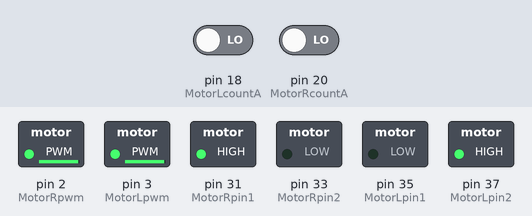
The sketch below on a simulated Arduino Mega 2560, built with avr-gcc and run on an emulated ATmega2560. On the bench: switched loads named in the sketch (green lamp = pin HIGH). The inputs (shaded band) are chosen by the test bench; at power-on: pin 18 (MotorLcountA) LOW, pin 20 (MotorRcountA) LOW. What the sketch prints to the serial monitor is not drawn.

Above: at 0.8 s.
Timing chart, 0 to 2.3 s (numbered marks = the images above):
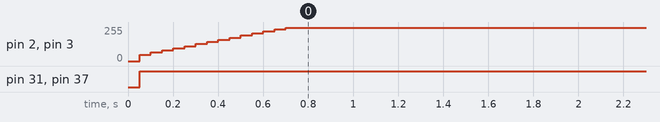

The sketch:

Mega2560_SpeedPID.ino
```cpp
//左电机端口定义
#define MotorLpin1   35 //控制位3
#define MotorLpin2   37 //控制位4
#define MotorLpwm    3  //使能调速 ENB
#define MotorLcountA 18 //编码器A 中断号：5
#define MotorLcountB 19 //编码器B 中断号：4

//右电机端口定义
#define MotorRpin1   31 //控制位1
#define MotorRpin2   33 //控制位2
#define MotorRpwm    2  //使能调速 ENA
#define MotorRcountA 20 //编码器A 中断号：3
#define MotorRcountB 21 //编码器B 中断号：2

volatile float motorL=0;//中断变量，左轮子脉冲计数
volatile float motorR=0;//中断变量，右轮子脉冲计数
float V_L=0; //左轮速度 单位cm/s
float V_R=0; //右边轮速 单位cm/s
int v1=0;  //单位cm/s
int v2=0;  //单位cm/s
float Target_V_L=20,Target_V_R=20;   //单位cm/s
int Pwm_L=0,Pwm_R=0;  //左右轮PWM


//PID变量
float kp=1.6,ki=0.8,kd=0;  //PID参数


/**************************************
 * Arduino初始化函数
 *
 *************************************/
void setup() {
   Motor_Init();//电机端口初始化
   Serial.begin(9600);//开启串口
}


/*********************************************************
 * 函数功能：增量式PI控制器(左轮)
 * 入口参数：当前速度（编码器测量值），目标速度
 * 返回 值：电机PWM
 * 参考资料：
 *    增量式离散PID公式：
 *                Pwm-=Kp*[e(k)-e(k-1)]+Ki*e(k)+Kd*[e(k)-2e(k-1)+e(k-2)]
 *                e(k):本次偏差
 *                e(k-1):上一次偏差
 *                e(k-2):上上次偏差
 *                Pwm:代表增量输出
 *    在速度闭环控制系统里面我们只使用PI控制，因此对PID公式可简化为：
 *                Pwm-=Kp*[e(k)-e(k-1)]+Ki*e(k)
 *                e(k):本次偏差
 *                e(k-1):上一次偏差
 *                Pwm:代表增量输出
 *
 *    注意增量式PID先调I,再调P,最后再调D
 *********************************************************/
 int Incremental_Pi_L(int current_speed,int target_speed){
  static float pwm,bias,last_bias,prev_bias;  //静态变量存在程序全周期：pwm:增量输出,bias:本次偏差,last_bias:上次偏差,prev_bais_:上上次偏差
  bias=current_speed-target_speed;    //计算本次偏差e(k)
  pwm-=(kp*(bias-last_bias)+ki*bias+kd*(bias-2*last_bias+prev_bias));   //增量式PID控制器
  prev_bias=last_bias;  //保存上上次偏差
  last_bias=bias;     //保存上一次偏差


  //PWM 限幅度  Arduino的PWM 最高为255  限制在250
  if(pwm<-250){
    pwm=250;
  }
  if(pwm>250){
    pwm=250;
  }
  //Serial.println(pwm);
  return pwm;         //增量输出
 }


//右轮速度增量式PID控制器
int Incremental_Pi_R(float current_speed,float target_speed){
  static float pwm,bias,last_bias,prev_bias;  //静态变量存在程序全周期：pwm:增量输出,bias:本次偏差,last_bias:上次偏差,prev_bais_:上上次偏差
  bias=current_speed-target_speed;    //计算本次偏差e(k)
  pwm-=(kp*(bias-last_bias)+ki*bias+kd*(bias-2*last_bias+prev_bias));   //增量式PID控制器
  prev_bias=last_bias;  //保存上上次偏差
  last_bias=bias;     //保存上一次偏差

  //PWM 限幅度  Arduino的PWM 最高为255限制在250
  if(pwm<-250){
    pwm=250;
  }
  if(pwm>250){
    pwm=250;
  }
  //Serial.println(pwm);
  return pwm;         //增量输出
 }

/**************************************************************************（测试完成）
  函数功能：设置双轮工作模式和运动速度
  入口参数：工作模式，左右轮pwm
  返回  值：无
**************************************************************************/
void Set_Pwm(int mode,int speed_L,int speed_R){

  if(mode==1){
  //前进模式
  //左电机
  digitalWrite(MotorLpin1,LOW);
  digitalWrite(MotorLpin2,HIGH);
  analogWrite(MotorLpwm,speed_L);

  //右电机
  digitalWrite(MotorRpin1,HIGH);
  digitalWrite(MotorRpin2,LOW);
  analogWrite(MotorRpwm,speed_R);

  }else if(mode==2){
  //后退模式
  //左电机
  digitalWrite(MotorLpin1,HIGH);
  digitalWrite(MotorLpin2,LOW);
  analogWrite(MotorLpwm,speed_L);

  //右电机
  digitalWrite(MotorRpin1,LOW);
  digitalWrite(MotorRpin2,HIGH);
  analogWrite(MotorRpwm,speed_R);
  }else if(mode==3){
  //左转模式
  //左电机
  digitalWrite(MotorLpin1,HIGH);
  digitalWrite(MotorLpin2,LOW);
  analogWrite(MotorLpwm,speed_L);

  //右电机
  digitalWrite(MotorRpin1,HIGH);
  digitalWrite(MotorRpin2,LOW);
  analogWrite(MotorRpwm,speed_R);

  }else if(mode==4){
  //右转模式
  //左电机
  digitalWrite(MotorLpin1,LOW);
  digitalWrite(MotorLpin2,HIGH);
  analogWrite(MotorLpwm,speed_L);

  //右电机
  digitalWrite(MotorRpin1,LOW);
  digitalWrite(MotorRpin2,HIGH);
  analogWrite(MotorRpwm,speed_R);

  }
}


 /**************************************************************************（测试完成）
  函数功能：电机端口初始化，控制芯片引脚拉低
  入口参数：无
  返回  值：无
**************************************************************************/
void Motor_Init(){
  //左电机
  pinMode(MotorLpin1,OUTPUT);  //驱动芯片控制引脚
  pinMode(MotorLpin2,OUTPUT);  //驱动芯片控制引脚
  pinMode(MotorLpwm,OUTPUT);   //驱动芯片控制引脚，PWM调速
  pinMode(MotorLcountA,INPUT); //左轮编码器A引脚
  pinMode(MotorLcountB,INPUT); //左轮编码器B引脚

  //右电机
  pinMode(MotorRpin1,OUTPUT);  //驱动芯片控制引脚
  pinMode(MotorRpin2,OUTPUT);  //驱动芯片控制引脚
  pinMode(MotorRpwm,OUTPUT);   //驱动芯片控制引脚，PWM调速
  pinMode(MotorRcountA,INPUT); //右轮编码器A引脚
  pinMode(MotorRcountB,INPUT); //右轮编码器B引脚

  //驱动芯片控制引脚全部拉低
  digitalWrite(MotorLpin1,LOW); //左电机
  digitalWrite(MotorLpin2,LOW);
  digitalWrite(MotorLpwm,LOW);
  digitalWrite(MotorRpin1,LOW); //右电机
  digitalWrite(MotorRpin2,LOW);
  digitalWrite(MotorRpwm,LOW);
}


/***********************************
 * 电机实际速度计算：
 * 公式：
 * 已知参数：
 *     车轮直径65mm,
 *     左边轮子一圈：624脉冲（RISING）,
 *     右边轮子一圈：624脉冲（RISING），
 * 单位时间读两个轮子脉冲读取两个轮子脉冲
 ***********************************/
 void Read_Moto_V(){
  unsigned long nowtime=0;
  motorL=0;
  motorR=0;
  nowtime=millis()+50;//读50毫秒
  attachInterrupt(digitalPinToInterrupt(MotorLcountA),Read_Moto_L,RISING);//左轮脉冲开中断计数
  attachInterrupt(digitalPinToInterrupt(MotorRcountA),Read_Moto_R,RISING);//右轮脉冲开中断计数
  while(millis()<nowtime); //达到50毫秒关闭中断
  detachInterrupt(digitalPinToInterrupt(MotorLcountA));//左轮脉冲关中断计数
  detachInterrupt(digitalPinToInterrupt(MotorRcountA));//右轮脉冲关中断计数
  V_L=((motorL/624)*6.5*PI)/0.05;   //单位cm/s
  V_R=((motorR/624)*6.5*PI)/0.05;   //单位cm/s
  v1=V_L;
  v2=V_R;
}


/***************************
 * 中断函数：读左轮脉冲
 *
 **************************/
void Read_Moto_L(){
  motorL++;
}


/**************************
 * 中断函数：读右轮脉冲
 *
 *************************/
void Read_Moto_R(){
  motorR++;
}


/***************************************
 * Arduino主循环
 *
 ***************************************/
void loop() {
  Read_Moto_V();//读取脉冲计算速度
  Pwm_L=Incremental_Pi_L(V_L,Target_V_L);//左轮PI运算
  Pwm_R=Incremental_Pi_R(V_R,Target_V_R);//右轮PI运算
  Serial.println(V_L);  //直接用串口绘图画出速度曲线
  Set_Pwm(1,Pwm_L,Pwm_R);  //设置左右轮速度
}
```

Measured:
- by itself, pin 2 (MotorRpwm), pin 3 (MotorLpwm): moves from 0/255 to 250/255 over 0.65 s
- by itself, pin 31 (MotorRpin1), pin 37 (MotorLpin2): LOW → HIGH at 0.05 s
